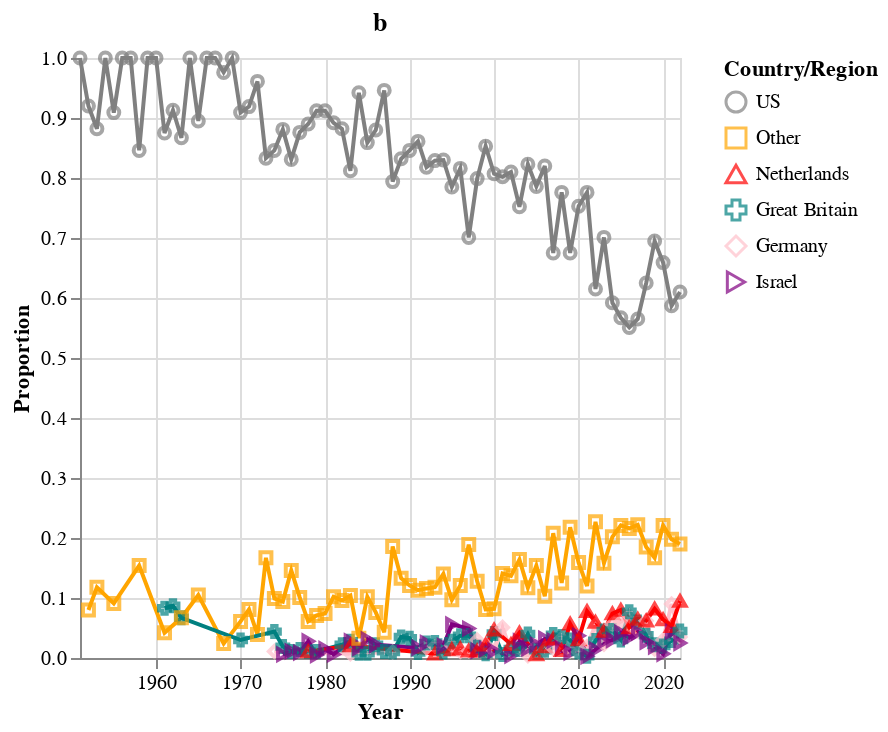

Notebook code for this chart:
### Code cell
line = alt.Chart(transform_year(country_ts)).mark_line().encode(
    x = alt.X(
        'year',
        title = 'Year'
    ),
    y = alt.Y(
        'prop',
        title = 'Proportion'
    ),
    color = alt.Color(
        'country',
        legend = None,
        scale = alt.Scale(
            domain = countries,
            range = country_colors
        )
    ),
)

points = line.mark_point().encode(
    color = alt.Color(
        'country',
        title = 'Country/Region',
#         legend = None,
        scale = alt.Scale(
            domain = countries,
            range = country_colors
        )
    ),
    shape = alt.Shape(
        'country',
#         legend = None,
        scale = alt.Scale(
            domain = countries
        )
    )
)

country_prop_ts_chart = alt.layer(
    line,
    points,
).resolve_scale(
    color = 'independent',
    shape = 'independent'
).properties(
    title = 'b',
    height=300,
    width=300
)

# .configure_axis(
#     labelFontSize=13,
#     titleFontSize=20
# ).configure_legend(
#     titleFontSize=16,
#     labelFontSize=16
# ).configure_title(
#     anchor='start',
#     fontSize=22
# )

country_prop_ts_chart

### Figure 1 — Vega-Lite specification as saved in the notebook (floating-point values rounded to 4 significant figures; data arrays with more than 128 entries replaced by an {"elided": "..."} marker saying what was removed)
{"config": {"view": {"continuousWidth": 300, "continuousHeight": 300}}, "layer": [{"mark": {"type": "line"}, "encoding": {"color": {"field": "country", "legend": null, "scale": {"domain": ["US", "Other", "Netherlands", "Great Britain", "Germany", "Israel"], "range": ["grey", "orange", "red", "teal", "pink", "purple"]}, "type": "nominal"}, "x": {"field": "year", "title": "Year", "type": "temporal"}, "y": {"field": "prop", "title": "Proportion", "type": "quantitative"}}}, {"mark": {"type": "point"}, "encoding": {"color": {"field": "country", "scale": {"domain": ["US", "Other", "Netherlands", "Great Britain", "Germany", "Israel"], "range": ["grey", "orange", "red", "teal", "pink", "purple"]}, "title": "Country/Region", "type": "nominal"}, "shape": {"field": "country", "scale": {"domain": ["US", "Other", "Netherlands", "Great Britain", "Germany", "Israel"]}, "type": "nominal"}, "x": {"field": "year", "title": "Year", "type": "temporal"}, "y": {"field": "prop", "title": "Proportion", "type": "quantitative"}}}], "data": {"name": "data-2bc4a565b2f676f8ea1a34b6602077b9"}, "height": 300, "resolve": {"scale": {"color": "independent", "shape": "independent"}}, "title": "b", "width": 300, "$schema": "https://vega.github.io/schema/vega-lite/v5.15.1.json", "datasets": {"data-2bc4a565b2f676f8ea1a34b6602077b9": {"elided": "285 records"}}}
